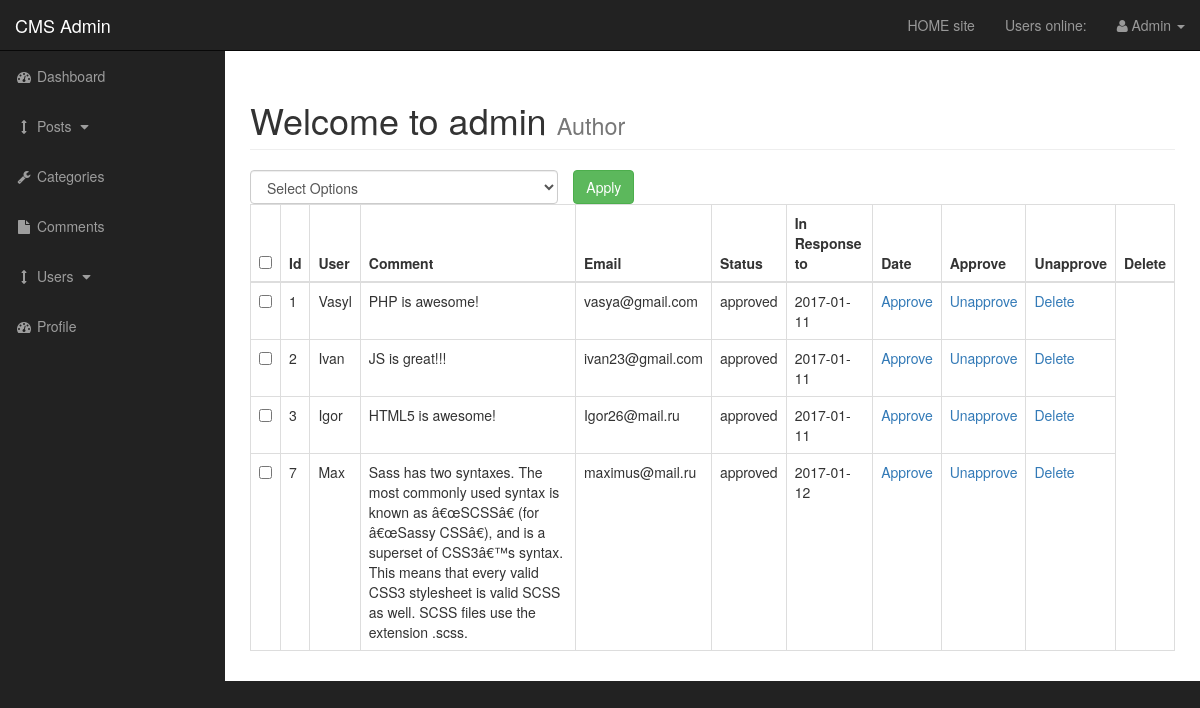
/admin/comments.php (signed in), run on an earlier commit of the app's database.
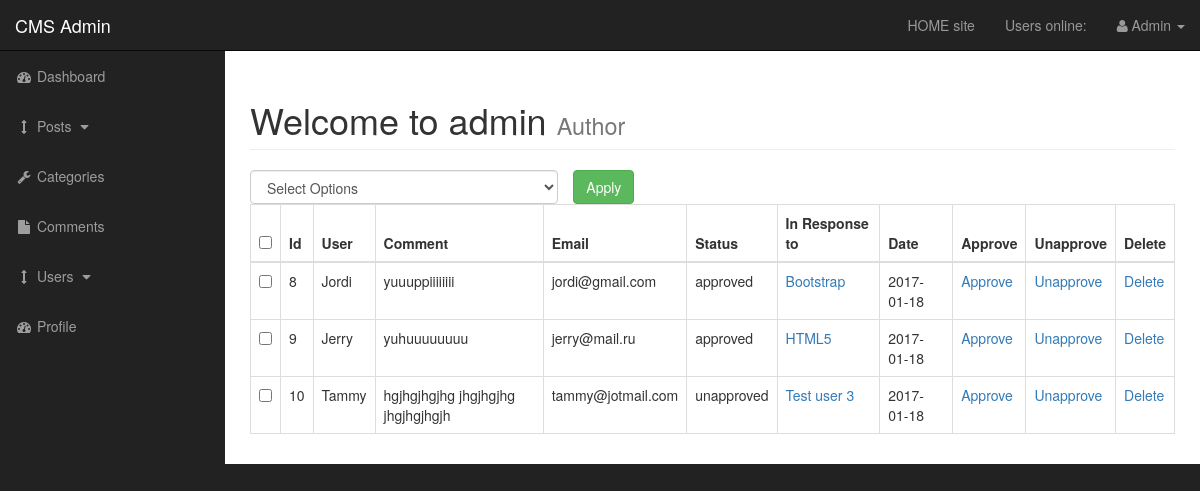
And on a later commit of the database.
### tables this page shows
CREATE TABLE `comments` (
  `comment_id` int(3) NOT NULL,
  `comment_post_id` int(3) NOT NULL,
  `comment_author` varchar(255) NOT NULL,
  `comment_email` varchar(255) NOT NULL,
  `comment_content` text NOT NULL,
  `comment_status` varchar(255) NOT NULL,
  `comment_date` date NOT NULL
);

CREATE TABLE `posts` (
  `post_id` int(3) NOT NULL,
  `post_category_id` int(3) NOT NULL,
  `post_title` varchar(255) NOT NULL,
  `post_author` varchar(255) NOT NULL,
  `post_user` varchar(255) NOT NULL,
  `post_date` date NOT NULL,
  `post_image` text NOT NULL,
  `post_content` text NOT NULL,
  `post_tags` varchar(255) NOT NULL,
  `post_comment_count` int(11) NOT NULL,
  `post_status` varchar(255) NOT NULL DEFAULT 'draft',
  `post_views_count` int(11) NOT NULL
);

### admin/includes/view_all_comments.php (the view, shortened to what this page needs)
<form action="" method='post'>
               <table class="table table-bordered table-hover">
               <div id="bulkOptionContainer" class="col-xs-4">
                    <select class="form-control" name="bulk_options" id="">
                        <option value="">Select Options</option>
                    </select>
                </div>
                <div class="col-xs-4">
                    <input type="submit" name="submit" class="btn btn-success" value="Apply">
                 </div>
                <thead>
                    <tr>
                       <th><input id="selectAllBoxes" type="checkbox"></th>
                        <th>Id</th>
                        <th>User</th>
                        <th>Comment</th>
                        <th>Email</th>
                        <th>Status</th>
                        <th>In Response to</th>
                        <th>Date</th>
                        <th>Approve</th>
                        <th>Unapprove</th>
                        <th>Delete</th>
                    </tr>
                </thead>
                      <tbody>
  <?php
    $query = "SELECT * FROM comments";
    $select_comments = mysqli_query($connection,$query);
    while($row = mysqli_fetch_assoc($select_comments)) {
        $comment_id          = $row['comment_id'];
        $comment_post_id     = $row['comment_post_id'];
        $comment_author       = $row['comment_author'];
        $comment_content     = $row['comment_content'];
        $comment_email       = $row['comment_email'];
        $comment_status      = $row['comment_status'];
        $comment_date        = $row['comment_date'];
        echo "<tr>";
        ?>
 <td><input class='checkBoxes' type='checkbox' name='checkBoxArray[]' value='<?php echo $comment_id; ?>'></td>
        <?php
        echo"<td>{$comment_id}</td>";
        echo"<td>{$comment_author}</td>";
        echo"<td>{$comment_content}</td>";
        echo"<td>{$comment_email}</td>";
        echo"<td>{$comment_status}</td>";
    $query = "SELECT * FROM posts WHERE post_id = $comment_post_id ";
    $select_post_id_query = mysqli_query($connection, $query);
    while($row = mysqli_fetch_assoc($select_post_id_query)) {
        $post_id = $row['post_id'];
        $post_title = $row['post_title'];
         echo"<td><a href='../post.php?p_id=$post_id'>$post_title</a></td>";
    }
        echo"<td>{$comment_date}</td>";
        echo"<td><a href='comments.php?approve=$comment_id'>Approve</a></td>";
        echo"<td><a href='comments.php?unapprove=$comment_id'>Unapprove</a></td>";
        echo"<td><a onClick=\" javascript: return confirm('Are you sure you want to delete?'); \" href='comments.php?delete=$comment_id'>Delete</a></td>";
    echo"</tr>";
}
?>
    </tbody>
    </table>
    </form>

What changed in the data, as far as the page shows it:
removed comments: comment_id "1", comment_author "Vasyl", comment_content "PHP is awesome!", comment_email "vasya@gmail.com", comment_status "approved", comment_date "2017-01-11"
removed comments: comment_id "2", comment_author "Ivan", comment_content "JS is great!!!", comment_email "ivan23@gmail.com", comment_status "approved", comment_date "2017-01-11"
removed comments: comment_id "3", comment_author "Igor", comment_content "HTML5 is awesome!", comment_email "Igor26@mail.ru", comment_status "approved", comment_date "2017-01-11"
removed comments: comment_id "7", comment_author "Max", comment_content "Sass has two syntaxes. The most commonly used syntax is known as â€œSCSSâ€ (for â€œSassy CSSâ€), and is a superset of CSS3â€™s syntax. This means that every valid CSS3 stylesheet is valid SCSS as well. SCSS files use the extension .scss.", comment_email "maximus@mail.ru", comment_status "approved", comment_date "2017-01-12"
added comments: comment_id "8", comment_author "Jordi", comment_content "yuuuppiiiiiiii", comment_email "jordi@gmail.com", comment_status "approved", comment_date "2017-01-18"
added posts: post_title "Bootstrap", shown under "8"
added comments: comment_id "9", comment_author "Jerry", comment_content "yuhuuuuuuuu", comment_email "jerry@mail.ru", comment_status "approved", comment_date "2017-01-18"
added posts: post_title "HTML5", shown under "9"
added comments: comment_id "10", comment_author "Tammy", comment_content "hgjhgjhgjhg jhgjhgjhg jhgjhgjhgjh", comment_email "tammy@jotmail.com", comment_status "unapproved", comment_date "2017-01-18"
now on this page (row edited): posts: post_title "Test user 3", shown under "10"
